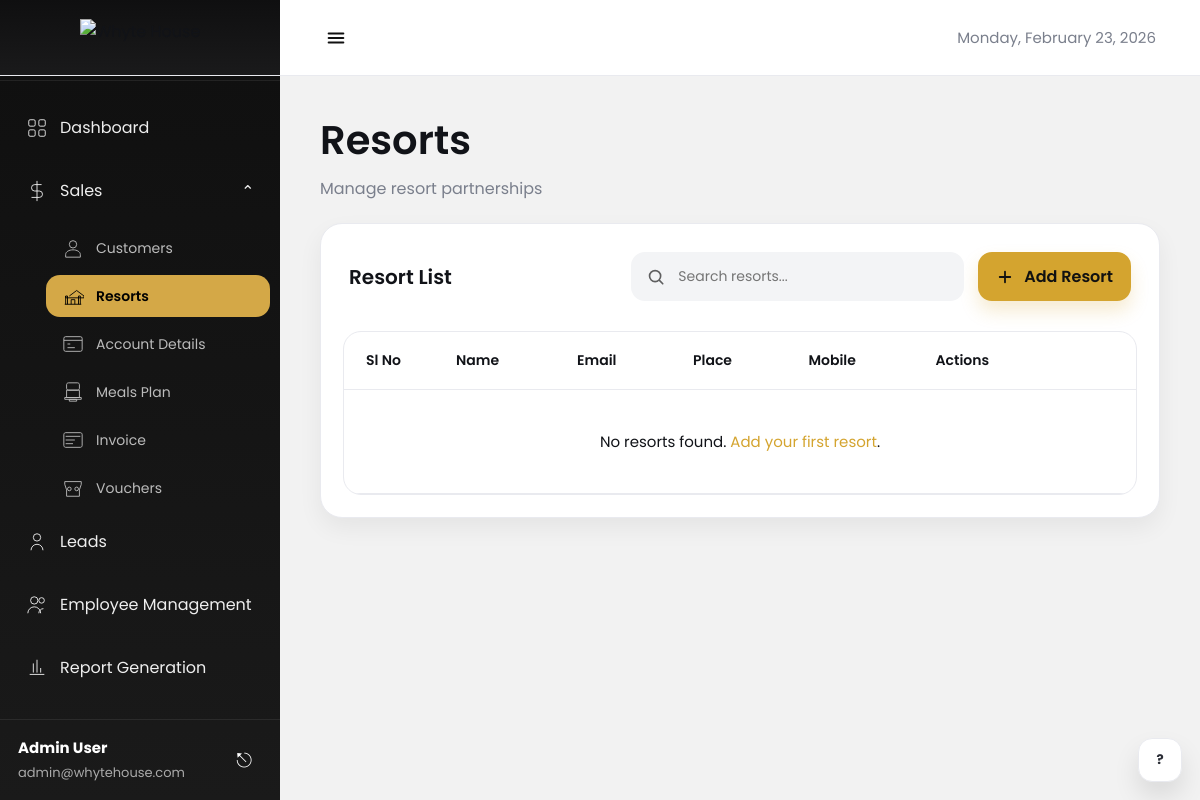
Before: /sales/resorts/ with the older database file.
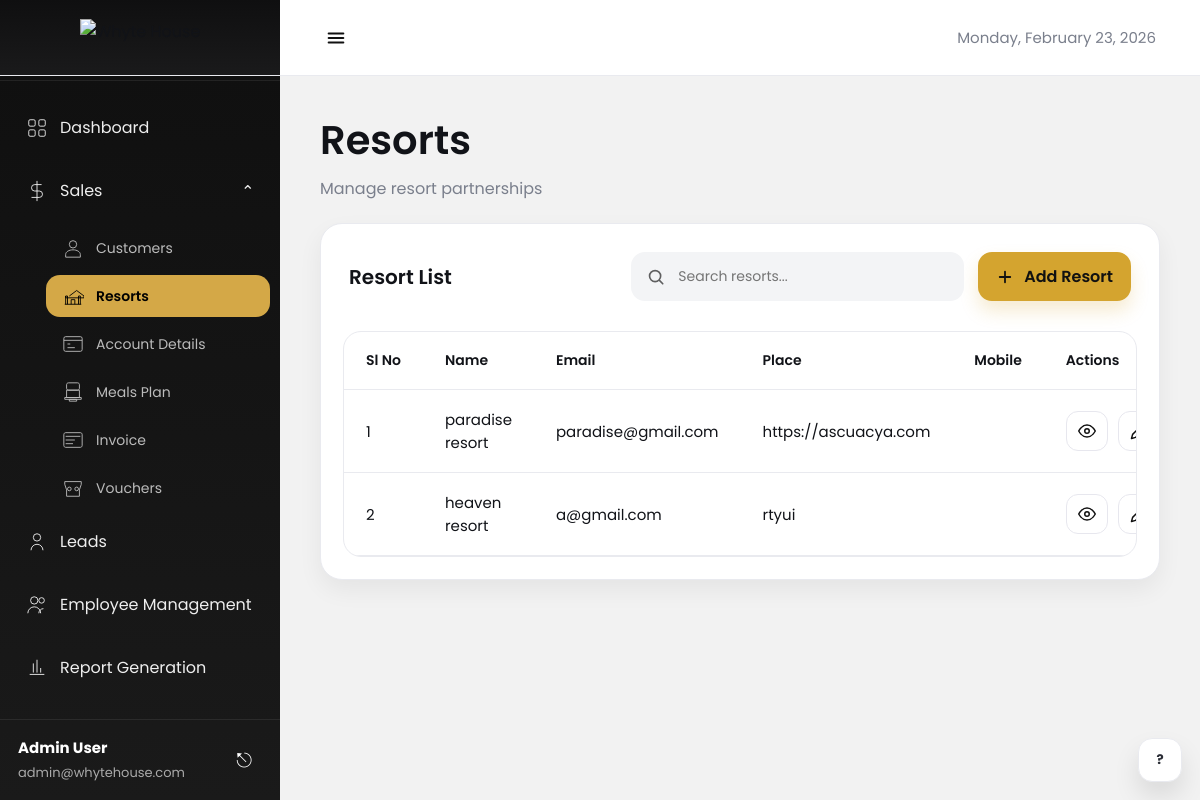
After: the same page with the newer database file.
### admin_panel/models.py (models this page shows, shortened)
class Resort(models.Model):
    RESORT_STATUS_CHOICES = [
        ('Active', 'Active'),
        ('Inactive', 'Inactive'),
    ]
    resort_name = models.CharField(max_length=255, unique=True)
    location = models.CharField(max_length=255)
    contact_person = models.CharField(max_length=100, blank=True, null=True)
    contact_number = models.CharField(max_length=20, blank=True, null=True)
    email = models.EmailField(blank=True, null=True)
    address = models.TextField(blank=True, null=True)
    status = models.CharField(
        max_length=20,
        choices=RESORT_STATUS_CHOICES,
        default='Active'
    )
    created_at = models.DateTimeField(auto_now_add=True)
    updated_at = models.DateTimeField(auto_now=True)
    class Meta:
        ordering = ['-created_at']

### admin_panel/views.py (the view)
# urls.py: path('resorts/', views.resort_list, name='resort_list'),
def resort_list(request):
    resorts = Resort.objects.all()
    return render(request, "admin/sales/resort/resort.html", {"resorts": resorts})

### templates/admin/sales/resort/resort.html (shortened to what this page needs)
{% load static %}
<!DOCTYPE html>
<html lang="en">
<head>
</head>
<body>
  {% include "admin/header.html" %}
  {% include "admin/sidebar.html" %}
  <main class="main">
    <h1 class="page-title">Resorts</h1>
    <p class="page-sub">Manage resort partnerships</p>
    <section class="card">
      <div class="card-head">
        <h3>Resort List</h3>
        <div class="tools">
          <div class="search">
            <svg viewBox="0 0 24 24" fill="none">
              <path d="M21 21L16.6 16.6" stroke="#111" stroke-width="2.2" stroke-linecap="round"/>
              <path d="M10.8 18.2C14.887 18.2 18.2 14.887 18.2 10.8C18.2 6.713 14.887 3.4 10.8 3.4C6.713 3.4 3.4 6.713 3.4 10.8C3.4 14.887 6.713 18.2 10.8 18.2Z" stroke="#111" stroke-width="2.2"/>
            </svg>
            <input type="text" placeholder="Search resorts..." />
          </div>
          <a href="{% url 'sales:add_resort' %}" class="btn-add">
            <svg viewBox="0 0 24 24" fill="none">
              <path d="M12 5V19" stroke="#111" stroke-width="2.4" stroke-linecap="round"/>
              <path d="M5 12H19" stroke="#111" stroke-width="2.4" stroke-linecap="round"/>
            </svg>
            Add Resort
          </a>
        </div>
      </div>
      <div class="table-wrap">
        <table>
          <thead>
            <tr>
              <th class="sl">Sl No</th>
              <th>Name</th>
              <th>Email</th>
              <th>Place</th>
              <th>Mobile</th>
              <th style="min-width:160px;">Actions</th>
            </tr>
          </thead>
          <tbody>
            {% for resort in resorts %}
            <tr>
              <td class="sl">{{ forloop.counter }}</td>
              <td>{{ resort.resort_name }}</td>
              <td>{{ resort.email }}</td>
              <td>{{ resort.location }}</td>
              <td>{{ resort.contact_number }}</td>
              <td>
                <div class="actions">
                  <a href="{% url 'sales:view_resort' resort.id %}" class="icon-btn" title="View">
                    <svg width="18" height="18" viewBox="0 0 24 24" fill="none">
                      <path d="M1 12s4-8 11-8 11 8 11 8-4 8-11 8-11-8-11-8z" stroke="#111" stroke-width="2"/>
                      <circle cx="12" cy="12" r="3" stroke="#111" stroke-width="2"/>
                    </svg>
                  </a>
                  <a href="{% url 'sales:edit_resort' resort.id %}" class="icon-btn" title="Edit">
                    <svg width="18" height="18" viewBox="0 0 24 24" fill="none">
                      <path d="M17 3a2.828 2.828 0 1 1 4 4L7.5 20.5 2 22l1.5-5.5L17 3z" stroke="#111" stroke-width="2" stroke-linecap="round" stroke-linejoin="round"/>
                    </svg>
                  </a>
                </div>
              </td>
            </tr>
            {% empty %}
            <tr>
              <td colspan="6" style="text-align: center; padding: 40px;">
                No resorts found. <a href="{% url 'sales:add_resort' %}" style="color: var(--accent); text-decoration: none;">Add your first resort</a>.
              </td>
            </tr>
            {% endfor %}
          </tbody>
        </table>
      </div>
    </section>
  </main>
  <button class="help-fab"><span>?</span></button>
</body>
</html>

Changed rows visible on the page:
added Resort: resort_name "paradise resort", email "paradise@gmail.com", location "https://ascuacya.com"
added Resort: resort_name "heaven resort", email "a@gmail.com", location "rtyui"
Other visible differences:
text no longer shown: "No resorts found. Add your first resort ."
